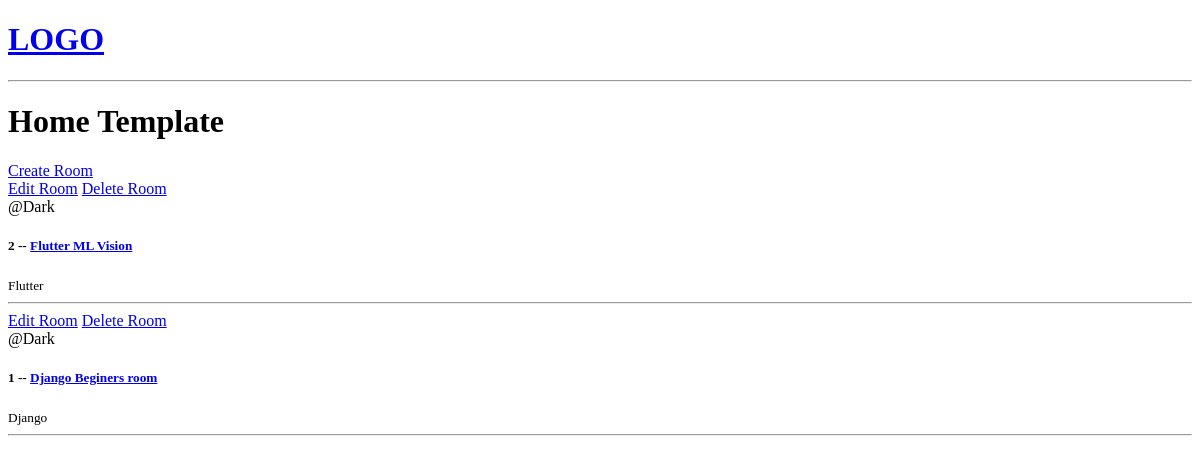
Before: / with the older database file.
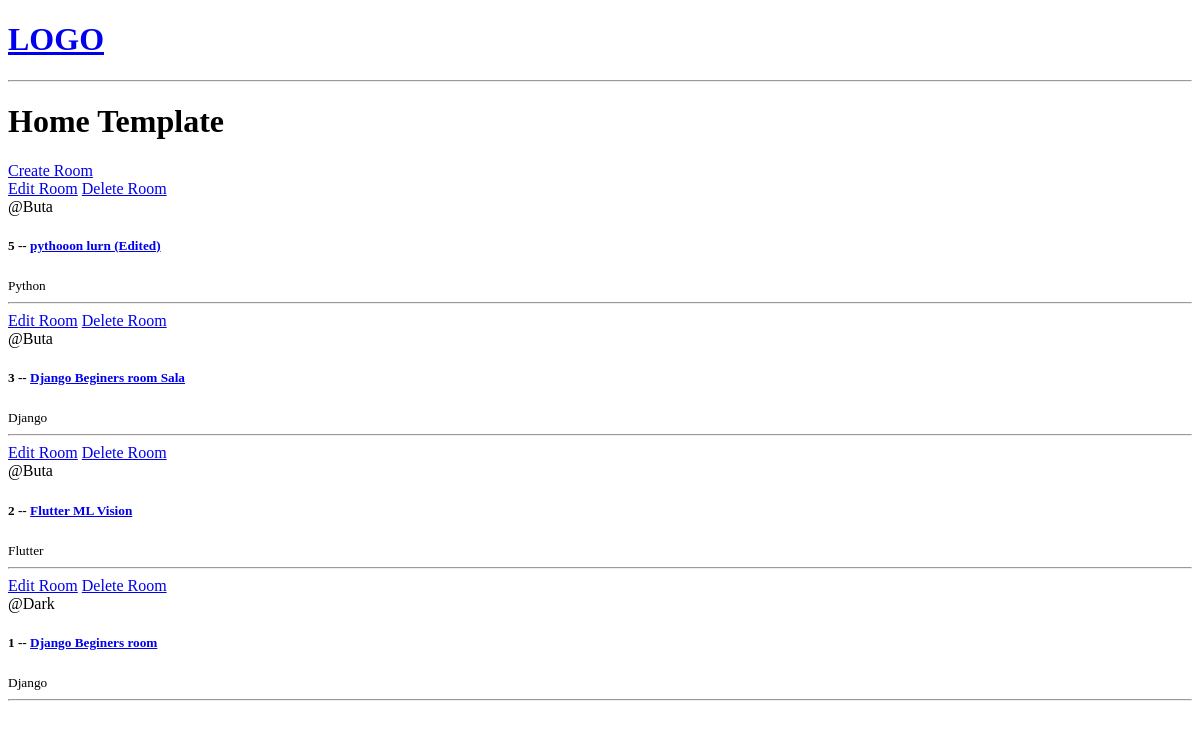
After: the same page with the newer database file.
### base/models.py (models this page shows, shortened)
class Room(models.Model):
    host = models.ForeignKey(User, on_delete = models.SET_NULL , null = True)
    topic = models.ForeignKey(Topic, on_delete = models.SET_NULL , null= True)
    name = models.CharField(max_length = 120)
    description = models.TextField(null = True, blank = True)
    update = models.DateTimeField(auto_now= True)
    created = models.DateTimeField(auto_now_add= True)
    class Meta:
        ordering = ['-update', '-created']

class Topic(models.Model):
    name = models.CharField(max_length= 120)

### base/views.py (the view)
# urls.py: path('', views.home , name= 'home' ),
def home(request):
    rooms = Room.objects.all() # rooms from Database
    context = {'rooms': rooms}
    return render(request, 'base/home.html', context)

### base/templates/base/home.html
{% extends 'main.html' %}
{% block content%}
<h1>Home Template</h1>
<a href="create-room">
    Create Room
</a>
<div>
    <div>
        {% for room in rooms %}
        <div>
            <a href="{% url 'update-room' room.id %}">Edit Room</a>
            <a href="{% url 'delete-room' room.id %}"> Delete Room</a>
            <br>
            <span>@{{room.host.username}}</span>
            <h5>  {{room.id}} -- <a href="{% url 'room' room.id %}"> {{room.name}} </a>  </h5>
            <small>{{room.topic.name}}</small>
            <hr>
        </div>
        {% endfor %}
    </div>
</div>
{% endblock content%}

### templates/main.html (shortened to what this page needs)
<!DOCTYPE html>
<html lang="en">
<head>
</head>
<body>
    {% include 'navbar.html' %}
    {% block content %}
    {% endblock content%}
</body>
</html>

### templates/navbar.html
<a href="/">
    <h1>LOGO</h1>
</a>
<hr>

Changed rows visible on the page:
added Room: host.username "Buta", id "5", name "pythooon lurn (Edited)", topic.name "Python"
added Room: host.username "Buta", id "3", name "Django Beginers room Sala", topic.name "Django"
changed Room "Flutter ML Vision": host.username "Dark" → "Buta"
